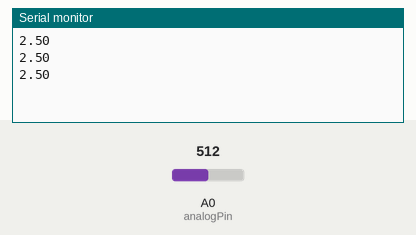
A sketch run on a simulated Arduino Uno, built with avr-gcc and run on an emulated ATmega328P. Shown: the last lines printed to the serial monitor. Inputs (shaded band) come from the test bench; at power-on: A0 (analogPin) = 512.

Above: at 1.4 s.
1.5 s: A0 (analogPin) set to 716
At 2.4 s:
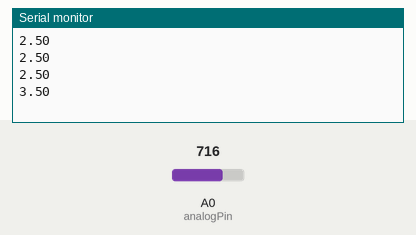
3.0 s: A0 (analogPin) set to 900
At 3.6 s:
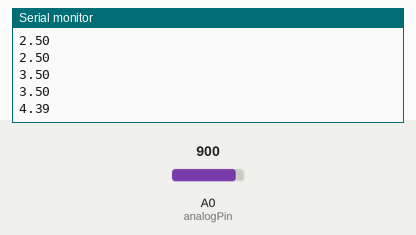
Timing chart, 0 to 6.0 s (numbered marks = the images above; inputs shaded):
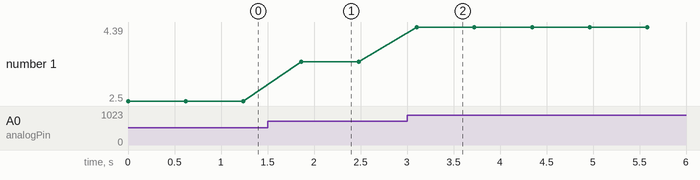

The sketch:

example.ino
```cpp
int analogPin= 0;
int raw= 0;
int Vin= 5;
float Vout= 0;
float R1= 1000;
float R2= 0;
float buffer= 0;
void setup()
{ Serial.begin(9600); }
void loop()
{ raw= analogRead(analogPin);
if(raw)
{ buffer= raw * Vin;
Vout= (buffer)/1024.0;
buffer= (Vin/Vout) -1;
R2= R1 * buffer;


Serial.println(Vout);
delay(620); } }
```

Measured:
- after the input at 1.5 s, the serial monitor: prints a new line after 0.36 s (image 1)
- after the input at 3.0 s, the serial monitor: prints a new line after 0.10 s (image 2)
- plotted number 1: 2.5 → 3.5 after the input at 1.5 s, 3.5 → 4.39 after the input at 3.0 s
